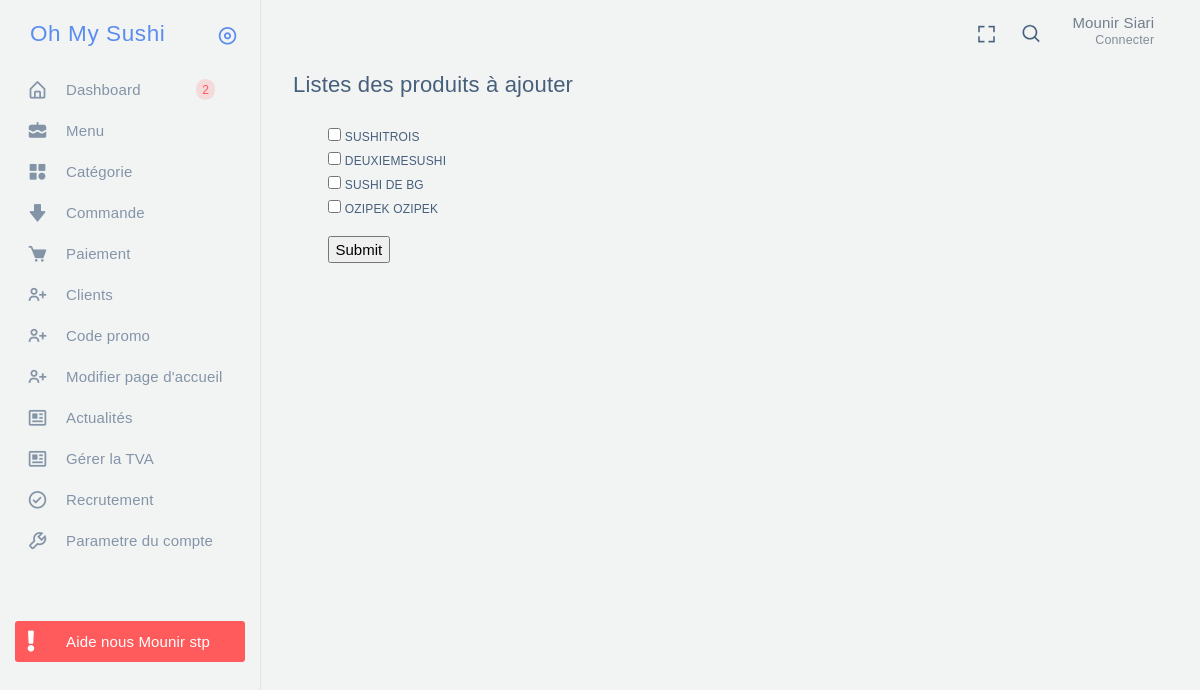
/sysadmin/html/ajoutCrudMenu.php (signed in), run on the app's committed database.
### tables this page shows
CREATE TABLE IF NOT EXISTS `products` (
  `id` int(11) NOT NULL AUTO_INCREMENT,
  `description` text NOT NULL,
  `name` varchar(250) NOT NULL,
  `image` varchar(250) DEFAULT NULL,
  `price` varchar(20) NOT NULL,
  `id_category` int(11) NOT NULL,
  `id_tva` int(11) DEFAULT NULL,
  `stoc` varchar(250) DEFAULT 'enstock',
  `affichageCrud` int(5) NOT NULL DEFAULT '0',
  PRIMARY KEY (`id`),
  KEY `products_category_FK` (`id_category`),
  KEY `products_tva0_FK` (`id_tva`)
);

### sysadmin/html/assets/function/function.php (called while the page is built, shortened)
<?php
function viewMenuModificationCrudIndex(){
    global $bdd;
    $req = $bdd -> prepare('SELECT * FROM products ORDER BY id desc');
    $req -> execute();
    $crudIndexMenu = $req -> fetchAll();
    return $crudIndexMenu;
}

### sysadmin/html/ajoutCrudMenu.php (the view, shortened to what this page needs)
<?php
if (!empty($_SESSION)) {
    require('./assets/componant/co_bdd.php');
    require('./assets/function/function.php');
    require('./assets/componant/header.php');
    $menu = viewMenuModificationCrudIndex();
?>
    <div class="app-content content">
        <div class="content-wrapper">
    <h4>Listes des produits à ajouter </h4>
            <div class="content-body">
                <form method="POST" action="../html/crudParti/ajoutCrud2.php" enctype="multipart/form-data">
                    <div class="modal-body">
                        <div class="form-group">
                            <?php foreach ($menu as $m) { ?>
                                <input type="checkbox" id="<?= $m['name'] ?>" name="menu[]" value="<?= $m['id'] ?>">
                                <label for="<?= $m['name'] ?>"><?= $m['name'] ?></label><br>
                            <?php } ?>
                        </div>
                        <input type="submit">
                    </div>
                </form>
            </div>
        </div>
    </div>
<?php
    require('./assets/componant/footer.php');
} else {
    header('location:auth-login.php');
}
?>

### data on the page
products: name "SUSHITROIS"
products: name "DEUXIEMESUSHI"
products: name "SUSHI DE BG"
products: name "OZIPEK OZIPEK"
